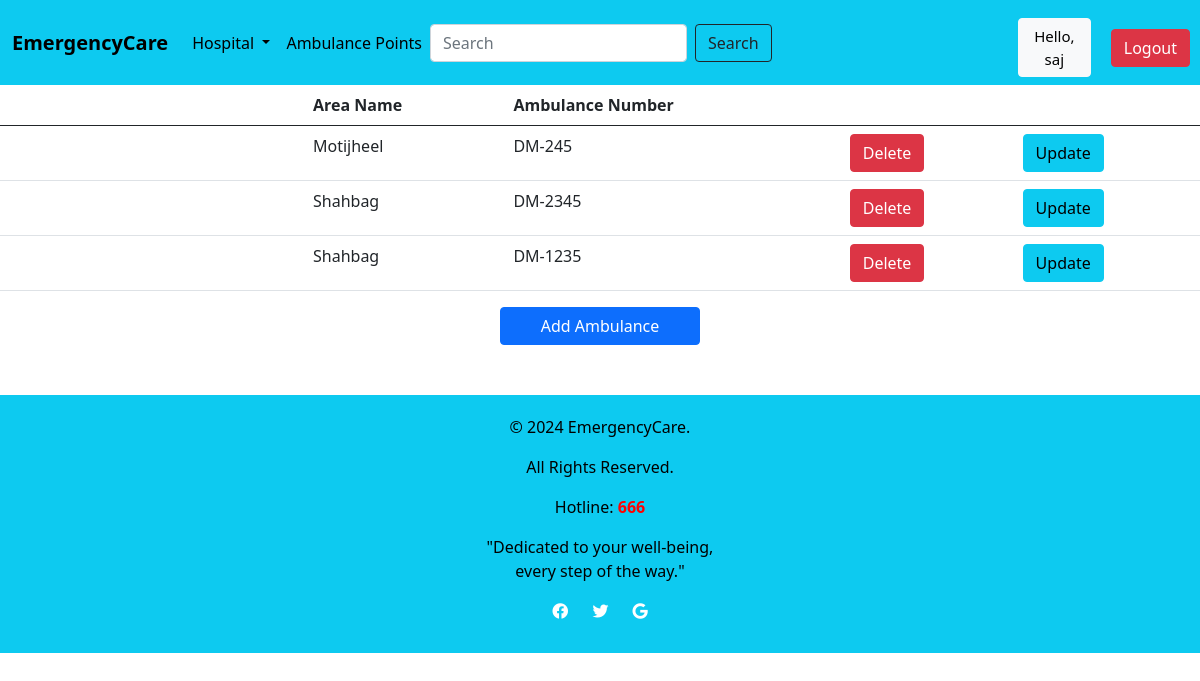
The page /Ambulance/ (signed in) on the database its author committed.
### Location/models.py (models this page shows, shortened)
class Ambulance(models.Model):
    Area_name = models.ForeignKey(Location, on_delete=models.CASCADE)
    A_Number = models.CharField(max_length=200)

class Location(models.Model):
    Area_name = models.CharField(max_length=200)
    def __str__(self):
        return self.Area_name

### Location/views.py (the view)
# urls.py: path('Ambulance/',l_views.ambulance,name='Ambulance'),
@login_required(login_url='login')
def ambulance(request):
    ambulance = Ambulance.objects.all()
    context = {
        'ambulance': ambulance,
    }
    return render(request, template_name='hospital/Ambulance.html',context=context)

### templates/hospital/Ambulance.html
 {% extends 'hospital/Home.html' %}
 {% block content %}
 {% load static %}
<table class="table">
  <thead>
    <tr>
        <th></th>
        <th></th>
        <th></th>
        <th></th>
        <th></th>
        <th></th>
        <th></th>
        <th></th>
        <th></th>
        <th></th>
      <th scope="col">Area Name</th>
      <th scope="col">Ambulance Number</th>
      <th></th>
      <th></th>
    </tr>
  </thead>
  <tbody>
  {% for a in ambulance %}
    <tr>
        <td></td>
        <td></td>
        <td></td>
        <td></td>
        <td></td>
        <td></td>
        <td></td>
        <td></td>
        <td></td>
        <td></td>
      <td>{{a.Area_name}}</td>
      <td>{{a.A_Number}}</td>
      {% if request.user.is_staff %}
      <td><a href="{% url 'delete_ambulance' a.id %}" class="btn btn-danger">Delete</a></td>
      <td><a href="{% url 'update_ambulance' a.id %}" class="btn btn-info">Update</a></td>
      {% endif %}
    </tr>
  {% endfor %}
  </tbody>
</table>
 {% if request.user.is_staff %}
 <div class = "d-grid gap-2 col-2 mx-auto" style="...">
  <a href="{% url 'add_ambulance' %}" class = "btn btn-primary">Add Ambulance</a>
 </div>
 {% endif %}
 {% endblock %}

### templates/hospital/Navbar.html (shortened to what this page needs)
{% load static %}
  <head>
    <link href="https://cdn.jsdelivr.net/npm/bootstrap@5.0.2/dist/css/bootstrap.min.css" rel="stylesheet">
  </head>
  <body>
<nav class="navbar navbar-expand-md navbar-info bg-info">
    <div class="container-fluid">
<a class="navbar-brand" href="{% url 'Home' %}" style="color: #000"><b>EmergencyCare</b>
</a>
        <div class="collapse navbar-collapse" id="navbarNav">
            <ul class="navbar-nav">
                <li class="nav-item dropdown">
                    <a href="#" class="nav-link dropdown-toggle" style="color: black;" role="button"
                    data-bs-toggle="dropdown"
                    aria-expanded="false">
                        Hospital
                    </a>
                </li>
                <li class="nav-item active">
                    <a href="{% url 'Ambulance' %}" class="nav-link" style="color: black;">
                        Ambulance Points
                    </a>
                </li>
            </ul>
           <form class="d-flex" role="search" method="POST" action="{% url 'search' %}">
            <input class="form-control me-2" type="search" placeholder="Search" aria-label="Search" name="Search">
            <input type="submit" class="btn btn-outline-dark" value="Search">
          </form>
        </div>
    </div>
  <span><a class="btn btn-light" href="{% url 'Users' %}" style=" font-size: 15px; color: #000; margin-right: 20px; margin-top: 10px">Hello, {{request.user}}</a></span>
<span><a class="btn btn-danger" href="{% url 'logout' %}" style="margin-right: 10px; margin-top: 10px" >Logout</a></span>
</nav>
  </body>

### templates/hospital/Navbar.html (style rules this page uses)
.btn-light { font-size: 15px; color: #000; margin-right: 20px; }

### rows shown on the page
Ambulance: Area_name "Motijheel", A_Number "DM-245"
Ambulance: Area_name "Shahbag", A_Number "DM-2345"
Ambulance: Area_name "Shahbag", A_Number "DM-1235"

### other values the page prints
{{ request.user }} "saj"
